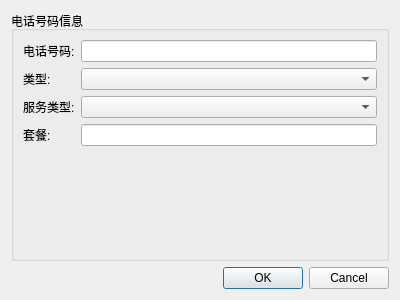
<?xml version="1.0" encoding="utf-8"?>
<ui version="4.0">
	<class>AddEditNumberDialog</class>
	<widget class="QDialog" name="AddEditNumberDialog">
		<property name="geometry">
			<rect>
				<x>0</x>
				<y>0</y>
				<width>400</width>
				<height>300</height>
			</rect>
		</property>
		<property name="windowTitle">
			<string>添加/编辑电话号码</string>
		</property>
		<layout class="QVBoxLayout" name="verticalLayout">
			<item>
				<widget class="QGroupBox" name="groupBox">
					<property name="title">
						<string>电话号码信息</string>
					</property>
					<layout class="QFormLayout" name="formLayout">
						<item row="0" column="0">
							<widget class="QLabel" name="label">
								<property name="text">
									<string>电话号码:</string>
								</property>
							</widget>
						</item>
						<item row="0" column="1">
							<widget class="QLineEdit" name="numberLineEdit"/>
						</item>
						<item row="1" column="0">
							<widget class="QLabel" name="label_2">
								<property name="text">
									<string>类型:</string>
								</property>
							</widget>
						</item>
						<item row="1" column="1">
							<widget class="QComboBox" name="typeComboBox"/>
						</item>
						<item row="2" column="0">
							<widget class="QLabel" name="label_3">
								<property name="text">
									<string>服务类型:</string>
								</property>
							</widget>
						</item>
						<item row="2" column="1">
							<widget class="QComboBox" name="serviceTypeComboBox"/>
						</item>
						<item row="3" column="0">
							<widget class="QLabel" name="label_4">
								<property name="text">
									<string>套餐:</string>
								</property>
							</widget>
						</item>
						<item row="3" column="1">
							<widget class="QLineEdit" name="planLineEdit"/>
						</item>
					</layout>
				</widget>
			</item>
			<item>
				<widget class="QDialogButtonBox" name="buttonBox">
					<property name="orientation">
						<enum>Qt::Horizontal</enum>
					</property>
					<property name="standardButtons">
						<set>QDialogButtonBox::Cancel|QDialogButtonBox::Ok</set>
					</property>
				</widget>
			</item>
		</layout>
	</widget>
	<resources/>
	<connections>
		<connection>
			<sender>buttonBox</sender>
			<signal>accepted()</signal>
			<receiver>AddEditNumberDialog</receiver>
			<slot>accept()</slot>
			<hints>
				<hint type="sourcelabel">
					<x>248</x>
					<y>254</y>
				</hint>
				<hint type="destinationlabel">
					<x>157</x>
					<y>274</y>
				</hint>
			</hints>
		</connection>
		<connection>
			<sender>buttonBox</sender>
			<signal>rejected()</signal>
			<receiver>AddEditNumberDialog</receiver>
			<slot>reject()</slot>
			<hints>
				<hint type="sourcelabel">
					<x>316</x>
					<y>254</y>
				</hint>
				<hint type="destinationlabel">
					<x>286</x>
					<y>274</y>
				</hint>
			</hints>
		</connection>
	</connections>
</ui>
